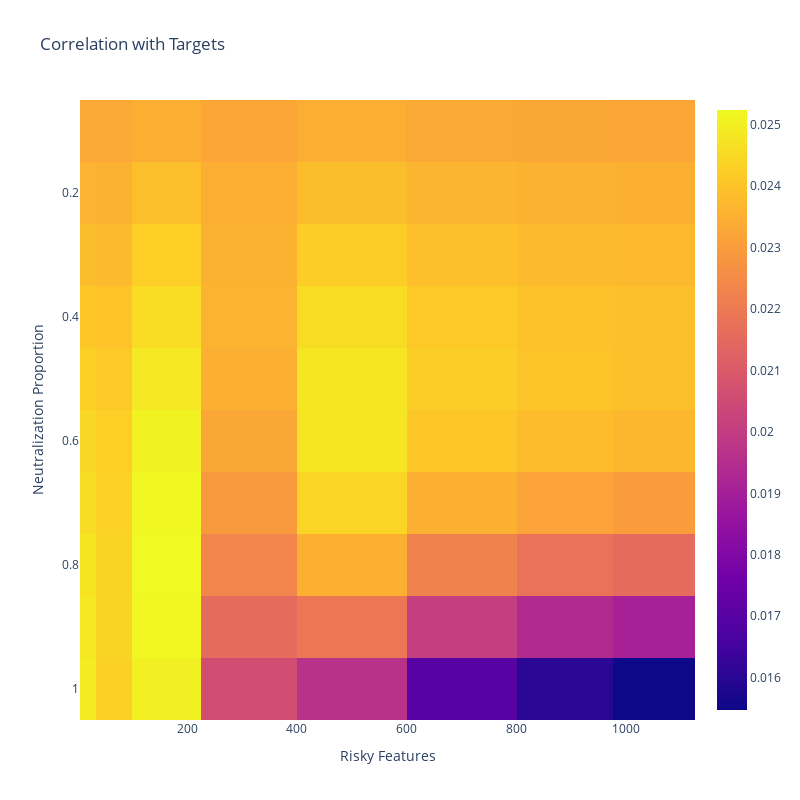

Notebook code for this chart:
### Code cell
corr_outputs = np.array(y_corr_outputs)
sharpe_outputs = np.array(y_sharpe_outputs)

# heatmap
# aspect ratio square
# display values inside each cell
fig = px.imshow(corr_outputs,
                x=n_riskiests,
                y=neutralization_proportions,
                color_continuous_scale=px.colors.sequential.Plasma,
                title="Correlation with Targets",
                labels={"x": "N Risky Features", "y": "Neutralization Proportion"},
                width=800,
                height=800,
                aspect=1,
)
fig.show(renderer = "notebook")

### Figure 1 — Plotly figure (JSON) as saved in the notebook; plotly's stock layout.template omitted (floating-point values rounded to 4 significant figures)
{"data": [{"coloraxis": "coloraxis", "hovertemplate": "Risky Features: %{x}<br>Neutralization Proportion: %{y}<br>color: %{z}<extra></extra>", "name": "0", "type": "heatmap", "x": [20, 50, 150, 300, 500, 700, 900, 1050], "xaxis": "x", "y": [0.1, 0.2, 0.3, 0.4, 0.5, 0.6, 0.7, 0.8, 0.9, 1], "yaxis": "y", "z": [[0.0233, 0.02329, 0.02345, 0.02325, 0.02342, 0.02332, 0.02327, 0.02326], [0.02358, 0.02354, 0.02387, 0.02344, 0.02383, 0.02362, 0.02354, 0.0235], [0.02384, 0.02377, 0.02426, 0.02356, 0.02423, 0.02391, 0.02378, 0.02372], [0.02407, 0.02397, 0.02459, 0.02359, 0.02457, 0.02414, 0.02396, 0.02388], [0.02428, 0.02413, 0.02487, 0.02351, 0.02478, 0.02423, 0.02401, 0.02391], [0.02447, 0.02426, 0.02507, 0.02328, 0.02478, 0.02408, 0.0238, 0.02368], [0.02463, 0.02434, 0.0252, 0.02289, 0.0244, 0.0235, 0.02314, 0.02298], [0.02475, 0.02438, 0.02524, 0.02231, 0.0235, 0.02224, 0.02177, 0.02154], [0.02485, 0.02438, 0.02519, 0.02155, 0.02192, 0.0201, 0.01941, 0.01905], [0.02492, 0.02432, 0.02503, 0.02061, 0.01964, 0.01702, 0.01601, 0.01547]]}], "layout": {"coloraxis": {"colorscale": [[0, "#0d0887"], [0.1111, "#46039f"], [0.2222, "#7201a8"], [0.3333, "#9c179e"], [0.4444, "#bd3786"], [0.5556, "#d8576b"], [0.6667, "#ed7953"], [0.7778, "#fb9f3a"], [0.8889, "#fdca26"], [1, "#f0f921"]]}, "height": 800, "title": {"text": "Correlation with Targets"}, "width": 800, "xaxis": {"anchor": "y", "domain": [0, 1], "title": {"text": "Risky Features"}}, "yaxis": {"anchor": "x", "autorange": "reversed", "domain": [0, 1], "title": {"text": "Neutralization Proportion"}}}}
